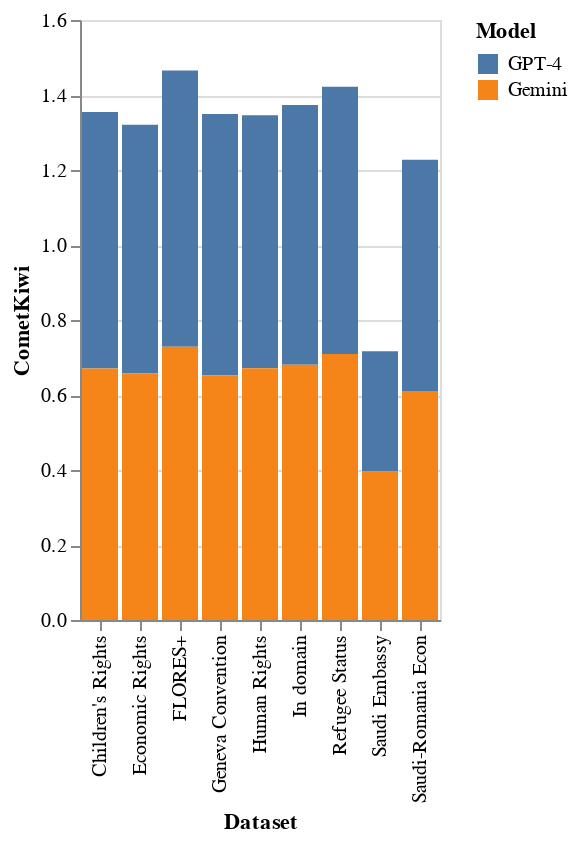

The code cell stored with this chart in its notebook:
### Code cell
# prompt: only two models gpt-4 and nllb

import pandas as pd
import altair as alt

# Assuming 'df' DataFrame is already created from the previous code

# Filter the DataFrame to only include GPT-4 and NLLB models
filtered_df = df_commet[df_commet['Model'].isin(['GPT-4', 'Gemini'])]

# Create the Altair chart
alt.Chart(filtered_df).mark_bar().encode(
    x='Dataset',
    y='CometKiwi',
    color='Model'
)

### Figure 1 — Vega-Lite specification as saved in the notebook (floating-point values rounded to 4 significant figures)
{"config": {"view": {"continuousWidth": 300, "continuousHeight": 300}}, "data": {"name": "data-d2a0331dda71f297b89e4419a991c370"}, "mark": {"type": "bar"}, "encoding": {"color": {"field": "Model", "type": "nominal"}, "x": {"field": "Dataset", "type": "nominal"}, "y": {"field": "CometKiwi", "type": "quantitative"}}, "$schema": "https://vega.github.io/schema/vega-lite/v5.20.1.json", "datasets": {"data-d2a0331dda71f297b89e4419a991c370": [{"Dataset": "FLORES+", "Model": "GPT-4", "CometKiwi": 0.7363}, {"Dataset": "FLORES+", "Model": "Gemini", "CometKiwi": 0.729}, {"Dataset": "In domain", "Model": "GPT-4", "CometKiwi": 0.6928}, {"Dataset": "In domain", "Model": "Gemini", "CometKiwi": 0.6808}, {"Dataset": "Saudi Embassy", "Model": "GPT-4", "CometKiwi": 0.3208}, {"Dataset": "Saudi Embassy", "Model": "Gemini", "CometKiwi": 0.396}, {"Dataset": "Saudi-Romania Econ", "Model": "GPT-4", "CometKiwi": 0.6171}, {"Dataset": "Saudi-Romania Econ", "Model": "Gemini", "CometKiwi": 0.6104}, {"Dataset": "Geneva Convention", "Model": "GPT-4", "CometKiwi": 0.6969}, {"Dataset": "Geneva Convention", "Model": "Gemini", "CometKiwi": 0.6522}, {"Dataset": "Children's Rights", "Model": "GPT-4", "CometKiwi": 0.6837}, {"Dataset": "Children's Rights", "Model": "Gemini", "CometKiwi": 0.6707}, {"Dataset": "Economic Rights", "Model": "GPT-4", "CometKiwi": 0.6632}, {"Dataset": "Economic Rights", "Model": "Gemini", "CometKiwi": 0.6572}, {"Dataset": "Human Rights", "Model": "GPT-4", "CometKiwi": 0.6749}, {"Dataset": "Human Rights", "Model": "Gemini", "CometKiwi": 0.6714}, {"Dataset": "Refugee Status", "Model": "GPT-4", "CometKiwi": 0.7126}, {"Dataset": "Refugee Status", "Model": "Gemini", "CometKiwi": 0.7095}]}}
